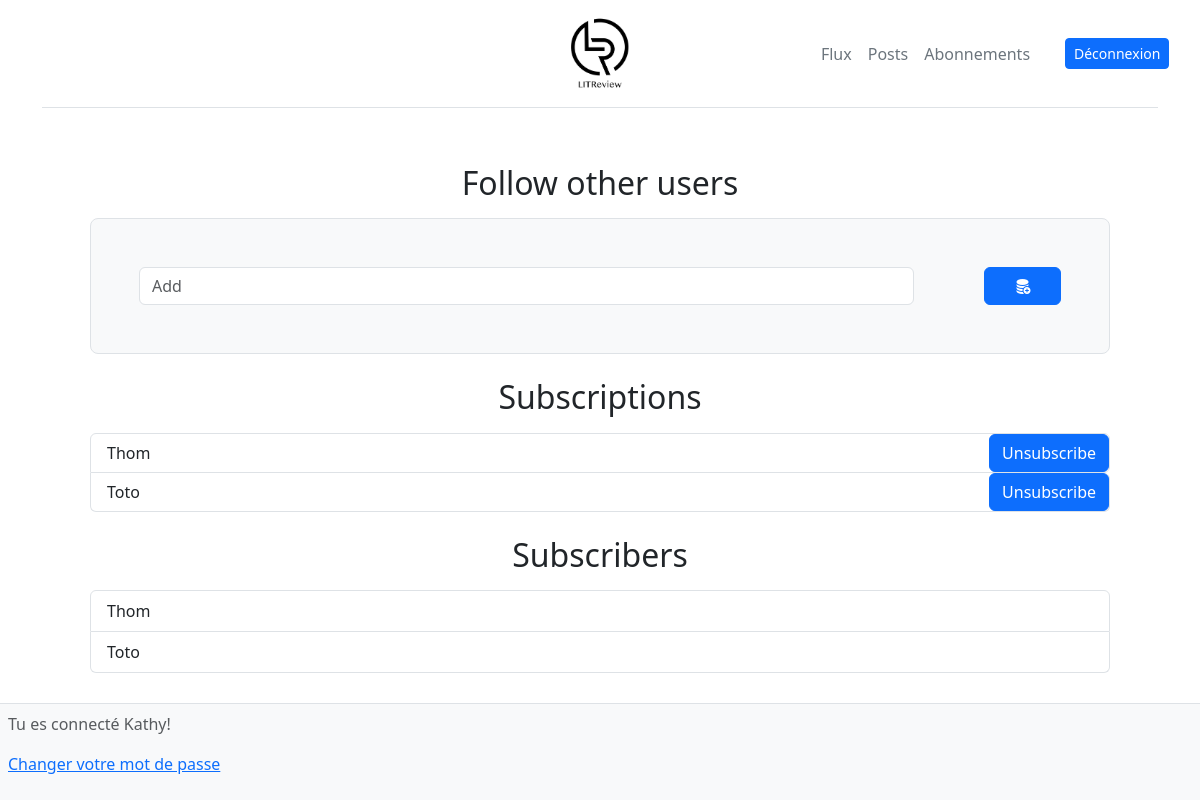
The page /subscription/ (signed in) on the database as committed earlier.
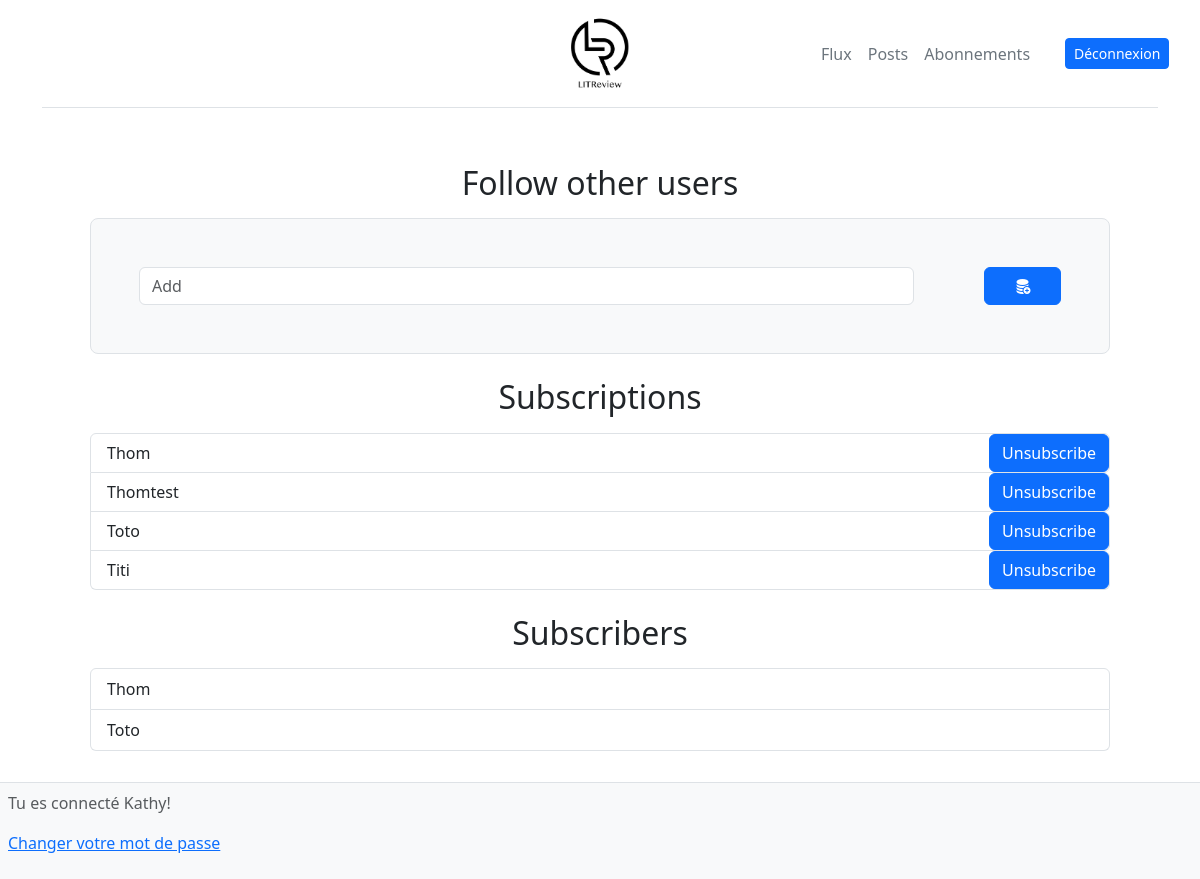
The same page on the database as committed later.
### mvp/models.py (models this page shows, shortened)
class UserFollows(models.Model):
    user = models.ForeignKey(to=settings.AUTH_USER_MODEL, on_delete=models.CASCADE, related_name='following')
    followed_user = models.ForeignKey(to=settings.AUTH_USER_MODEL, on_delete=models.CASCADE,
                                      related_name='following_by')
    class Meta:
        constraints = [
            models.UniqueConstraint(fields=['user', 'followed_user'], name="unique_user")
        ]

### authentication/models.py (models this page shows, shortened)
class MyUser(AbstractBaseUser, PermissionsMixin):
    username = models.CharField(max_length=40, unique=True)
    USERNAME_FIELD = 'username'
    EMAIL_FIELD = 'email'
    ADMINISTRATOR = 'ADMINISTRATOR'
    SUBSCRIBER = 'SUBSCRIBER'
    ROLE_CHOICES = [
        (ADMINISTRATOR, 'Administrateur'),
        (SUBSCRIBER, 'Utilisateur'),
    ]
    REQUIRED_FIELDS = ['email']
    email = models.EmailField(
        verbose_name='email address',
        max_length=255,
        unique=True,
        null=True,
        blank=True,
    )
    role = models.CharField(max_length=30, choices=ROLE_CHOICES, default=SUBSCRIBER, verbose_name='Rôle')
    is_active = models.BooleanField(default=True)
    is_admin = models.BooleanField(default=False)
    objects = MyCustomManager()
    def __str__(self):
        return self.username

### mvp/views.py (the view, shortened to what this page needs)
# urls.py: path('subscription/', mvp.views.FollowUsers.as_view(
class FollowUsers(LoginRequiredMixin, View):
    template_name = ''
    User = get_user_model()
    user_searching = User.objects.all()
    def get(self, request, *args, **kwargs):
        user_follows = UserFollows.objects.filter(user=request.user)
        user_followers = UserFollows.objects.filter(followed_user=request.user)
        other_users = self.user_searching.exclude(username=request.user)
        for user in user_follows:
            other_users = other_users.exclude(username=user.followed_user)
        context = {
            'users': other_users,
            'user_follows': user_follows,
            'user_followers': user_followers
        }
        return render(request, self.template_name, context=context)

### mvp/templates/mvp/follow_users_forms.html (shortened to what this page needs)
{% extends 'base.html' %}
{% load i18n %}
{% load django_bootstrap5 %}
{% block bootstrap5_extra_head %}<link rel="stylesheet" href="https://cdn.jsdelivr.net/npm/bootstrap-icons@1.10.3/font/bootstrap-icons.css">{% endblock %}
{% block content %}
<div class="container-fluid">
    <div class="px-4 py-2 my-5 text-center">
        <h2>{% translate 'Follow other users' %}</h2>
        <form class="p-4 p-md-5 border rounded-3 bg-light mt-3" method="post" >
            <div class="d-flex flex-nowrap justify-content-center">
                <div class="input-group">
                    <div class="col-11">
                        <input type="search"  class="form-control" list="users_list" placeholder="{% translate 'Add' %}"  aria-label="{% translate 'Search' %}"  name="add" />
                    </div>
                </div>
                <button type="submit" class="col-1 btn btn-primary" name="add">
                    <i class="bi bi-database-fill-add"></i>
                </button>
            </div>
        </form>
        <article class="mt-4">
            <h2>{% translate 'Subscriptions' %}</h2>
            <form method="post">
                <ul class="list-group mt-3">
                    {% for user_followed in user_follows %}
                        <li class="list-group-item align-items-center my-0 py-0 pe-0 rounded-end">
                            <div class="d-flex justify-content-between">
                                <div class="d-flex align-items-center">{{ user_followed.followed_user }}</div>
                                <button type="submit" class="btn btn-primary" name="Unsubscribe" value={{user_followed.followed_user}} >{% translate 'Unsubscribe' %}</button>
                            </div>
                        </li>
                    {% endfor %}
                </ul>
            </form>
        </article>
        <article class="mt-4">
            <h2>{% translate 'Subscribers' %}</h2>
             <ul class="list-group mt-3">
                   {% for user_followed in user_followers %}
                        <li class="list-group-item">
                            <div class="d-flex align-items-center">{{ user_followed.user }}</div>
                        </li>
                    {% endfor %}
                </ul>
        </article>
    </div>
</div>
{% endblock content %}

### templates/base.html (shortened to what this page needs)
<!DOCTYPE html>
{% load django_bootstrap5 %}
{% load i18n %}
{% get_current_language as LANGUAGE_CODE %}
{% load static %}
<html lang="{{ LANGUAGE_CODE|default:'en_us' }}">
      <head>
        {% bootstrap_css %}
        {% block bootstrap5_extra_head %}{% endblock %}
      </head>
  <body class="container-fluid">
    <div class="container-lg">
        <header class="d-flex flex-wrap align-items-center justify-content-center justify-content-lg-end py-3 mb-4 border-bottom">
            <a href="/" class="d-flex col-12 col-lg-4 px-0 mb-0">
                <img class="d-block mx-auto" src="{% static '/images/LITReview.png' %} " alt="logo" height="75px">
            </a>
            <nav class="navbar d-flex align-items-center justify-content-center justify-content-md-end col-12 col-lg-4">
                <ul class="nav justify-content-center col-12 col-md-4 col-lg-9 ">
                    <li class="nav-item"><a href="{% url 'stream' %}" class="nav-link link-secondary px-2 " >Flux</a></li>
                    <li class="nav-item"><a href="{% url 'posts' %}" class="nav-link link-secondary px-2">Posts</a></li>
                    <li class="nav-item"><a href="{% url 'subscription' %}" class="nav-link link-secondary px-2">Abonnements</a></li>
                </ul>
                <div class="text-center text-md-end col-12 col-md-4 col-lg-3 ">
                    {% if user.is_authenticated %}
                        <form class="mb-0" action="/logout" >
                            <button type="submit" class="btn btn-primary btn-sm">{% translate 'Sign out' %}</button>
                        </form>
                    {% else %}
                    <form class="mb-0" action="/signup">
                        <button type="submit" class="btn btn-primary btn-sm">{% translate 'Sign Up' %}</button>
                    </form>
                    {% endif %}
                </div>
            </nav>
        </header>
        <main class="container-fluid mb-5 pb-4">
            {% block content %}
            {% endblock content %}
        </main>
        <footer class="fixed-bottom bg-body-tertiary text-body-secondary p-2 border-top">
            <p>{% translate 'You are connected' %} {{ request.user }}! </p>
            <p><a href="{% url 'password_change' %}">{% translate 'Change password' %}</a></p>
        </footer>
    </div>
  </body>
</html>

Rows that differ between the two databases and show on the page:
added UserFollows: followed_user "Thomtest", shown under "Subscriptions"
added UserFollows: followed_user "Titi", shown under "Subscriptions"
